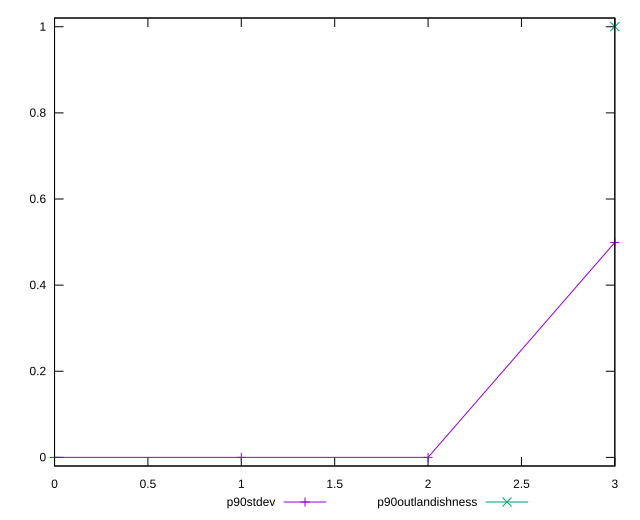

Reproduce this figure in gnuplot.
reset

$p90Stdev <<EOF
0 0
1 0
2 0
3 0.4991865909687364
EOF

$p90Outlandishness <<EOF
3 1.0002926559326417
EOF

set key outside below
set xrange [0:3]
set yrange [-0.020005853118652835:1.0202985090512946]
set trange [-0.020005853118652835:1.0202985090512946]
set terminal svg size 640, 520 enhanced background rgb 'white'
set output "reports/report_00031_2021-02-24T23-18-18.084Z/uses-rel-preconnect/progression/stddev.svg"

plot $p90Stdev title "p90stdev" with linespoints, \
     $p90Outlandishness title "p90outlandishness" with linespoints

reset
